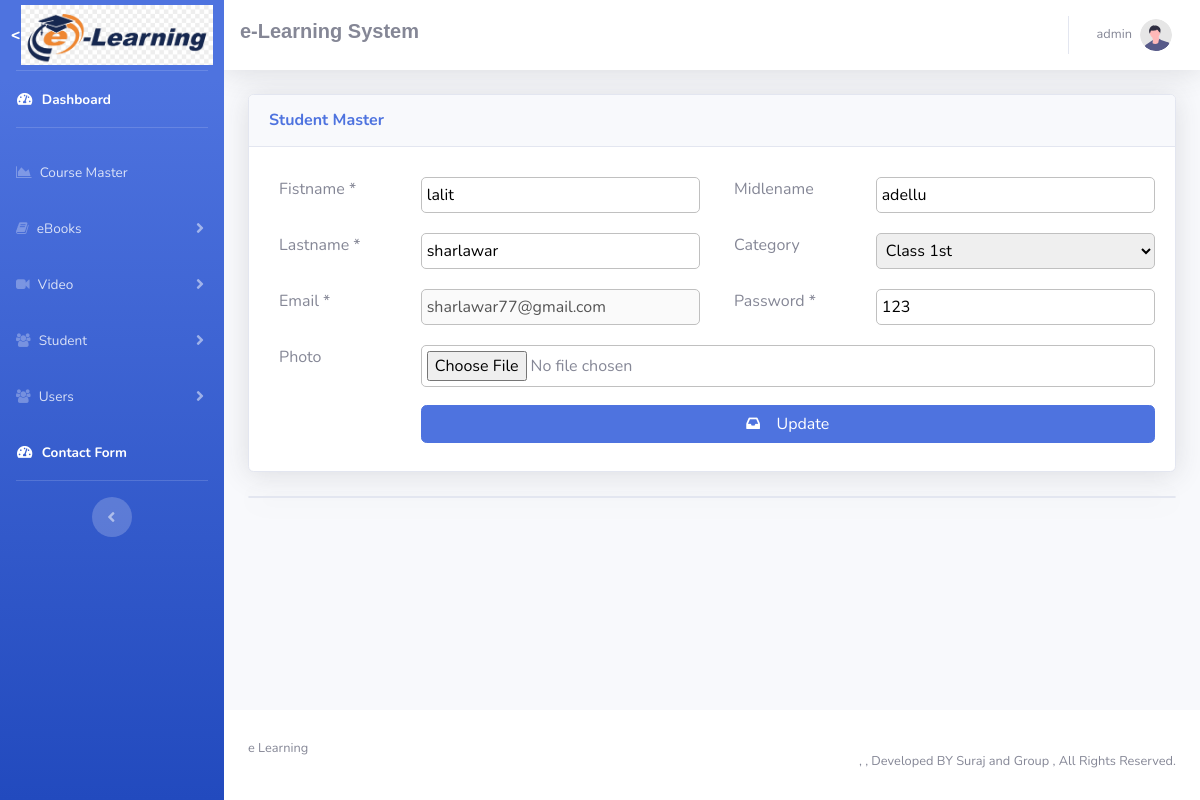
Page /admin/student-master.php?type=edit&&id=1 (signed in) on the committed database.
### tables this page shows
CREATE TABLE `student` (
  `sno` int(11) NOT NULL,
  `firstname` varchar(100) NOT NULL,
  `midle` varchar(100) NOT NULL,
  `lastname` varchar(100) NOT NULL,
  `class` varchar(100) NOT NULL,
  `photo` varchar(250) DEFAULT '0',
  `age` varchar(50) NOT NULL DEFAULT '0',
  `username` varchar(100) NOT NULL,
  `password` varchar(100) NOT NULL,
  `company` varchar(100) NOT NULL
);

CREATE TABLE `zapp_setting` (
  `web_name` varchar(100) NOT NULL,
  `app_name` varchar(100) NOT NULL,
  `copyright_details` varchar(100) NOT NULL,
  `status` varchar(100) NOT NULL
);

### admin/common/header.php (called while the page is built, shortened)
<?php
include_once('config/database.php');
$websetting = $conn->query('SELECT * FROM zapp_setting')->fetch_assoc();
?>

### admin/student-master.php (the view, shortened to what this page needs)
<?php
include("config/database.php");
$category = '';
$photo = '';
if(isset($_GET['type']))
{
    if($_GET['type'] == 'edit')
    {
        $i_sql_edit = "SELECT * FROM student where sno = '".$_GET['id']."' ";
        $i_result_edit = $conn->query($i_sql_edit);
        while($row = $i_result_edit->fetch_assoc()) {
            $category = $row["class"];
            $fname = $row["firstname"];
            $mname = $row["midle"];
            $lname = $row["lastname"];
            $uname = $row["username"];
            $pass = $row["password"];
        }
    }
}
?>
<!DOCTYPE html>
<html lang="en">
<head>
    <link href="vendor/fontawesome-free/css/all.min.css" rel="stylesheet" type="text/css">
    <link rel="stylesheet" href="https://cdnjs.cloudflare.com/ajax/libs/font-awesome/4.7.0/css/font-awesome.min.css">
    <link href="css/sb-admin-2.min.css" rel="stylesheet">
    <?php include('common/header.php'); ?>
</head>
<body id="page-top">
    <div id="wrapper">
        <?php include('common/sidebar.php'); ?>
        <div id="content-wrapper" class="d-flex flex-column">
            <div id="content">
                    <?php include("common/menu.php"); ?>
                <div class="container-fluid">
                    <div class="row">
<form action="" method="POST" style="width:100%" enctype="multipart/form-data">
                        <div class="col-xl-12 col-lg-12">
                            <div class="card shadow mb-4">
                                <div
                                    class="card-header py-3 d-flex flex-row align-items-center justify-content-between">
                                    <h6 class="m-0 font-weight-bold text-primary">Student Master</h6>
                                </div>
                                <div class="card-body">
                                    <div class="row">
                                        <div class="col-xl-12 col-lg-12">
                                            <div class="row">
                                                <div class="col-xl-2 col-lg-2">
                                                    <label for="usr" class="input-lead">Fistname *</label>
                                                </div>
                                                <div class="col-xl-4 col-lg-4">
                                                     <input list="iname" class="input-box" name="firstname" id="firstname" value="<?php echo $fname; ?>" required>
                                                </div>
                                                <div class="col-xl-2 col-lg-2">
                                                    <label for="usr" class="input-lead">Midlename</label>
                                                </div>
                                                <div class="col-xl-4 col-lg-4">
                                                     <input list="iname" class="input-box" name="midle" id="midle" value="<?php echo $mname; ?>">
                                                </div>
                                                <div class="col-xl-2 col-lg-2">
                                                    <label for="usr" class="input-lead">Lastname *</label>
                                                </div>
                                                <div class="col-xl-4 col-lg-4">
                                                     <input list="iname" class="input-box" name="lastname" id="lastname" value="<?php echo $lname; ?>" required>
                                                </div>
                                                <div class="col-xl-2 col-lg-2">
                                                    <label for="usr" class="input-lead">Category</label>
                                                </div>
                                                <div class="col-xl-4 col-lg-4">
                                                    <select name="category" class="input-box" value="<?php echo $category; ?>">
                                                        <?php
                                                         if($category)
                                                          {
                                                              echo '<option value="'.$category.'">'.$category.'</option>';
                                                          }
                                                          ?>
                                                    </select>
                                                </div>
                                                <div class="col-xl-2 col-lg-2">
                                                    <label for="usr" class="input-lead">Email *</label>
                                                </div>
                                                <div class="col-xl-4 col-lg-4">
                                                     <input type="email" list="iname" class="input-box" name="username" id="username" value="<?php echo $uname; ?>" <?php if($uname){ echo 'disabled';}; ?> required>
                                                </div>
                                                <div class="col-xl-2 col-lg-2">
                                                    <label for="usr" class="input-lead">Password *</label>
                                                </div>
                                                <div class="col-xl-4 col-lg-4">
                                                     <input list="iname" class="input-box" name="password" id="password" value="<?php echo $pass; ?>" required>
                                                </div>
                                                <div class="col-xl-2 col-lg-2">
                                                    <label for="usr" class="input-lead">Photo</label>
                                                </div>
                                                <div class="col-xl-10 col-lg-10">
                                                    <input type="file" class="input-box" name="photo" id="ename" value="<?php echo $photo; ?>">
                                                </div>
                                            </div>
                                        </div>
                                        <div class="col-xl-12 col-lg-12">
                                            <div class="row" style="padding: 8px 0px">
                                                <div class="col-xl-2 col-lg-2">
                                                </div>
                                                <div class="col-xl-10 col-lg-10">
                                                    <?php
                                                    if(!$uname)
                                                    {
                                                        ?>
                                                        <button type="submit" style="width:100%" name="submit" class="btn btn-primary"><i class="fa fa-inbox"></i> &nbsp;&nbsp;&nbsp;Save</button>
                                                        <?php
                                                    } else{
                                                        ?>
                                                        <button type="submit" style="width:100%" name="update" class="btn btn-primary"><i class="fa fa-inbox"></i> &nbsp;&nbsp;&nbsp;Update</button>
                                                        <?php
                                                    }
                                                    ?>
                                                </div>
                                            </div>
                                        </div>
                                    </div>
                                </div>
                            </div>
                            <div class="card shadow mb-4">
                                    </div>
                        </div>
                        </form>
                    </div>
                </div>
            </div>
            <?php
            include("common/footer.php")
            ?>
        </div>
    </div>
</body>
</html>

### admin/common/footer.php
<footer class="sticky-footer bg-white">
                <div class="container text-left my-auto">
                    <div class="copyright my-auto">
                        <span><?php echo $websetting['web_name']; ?></span>
                    </div>
                </div>
                <div class="container text-right my-auto">
                    <div class="copyright my-auto">
                    </a>,&nbsp, Developed BY Suraj and Group , All Rights Reserved.</span>
                    </div>
                </div>
            </footer>

### admin/student-master.php (style rules this page uses)
.input-box { margin: 10px 0px; padding: 5px; width: 100%; border:1px solid silver; border-radius: 5px; }
.input-lead { margin: 10px; }

### rows in the picture
student: firstname "lalit", midle "adellu", lastname "sharlawar", category "Class 1st", username "sharlawar77@gmail.com", password "123"
zapp_setting: web_name "e Learning"

### other values in the picture
$_SESSION["Username"] "admin"
